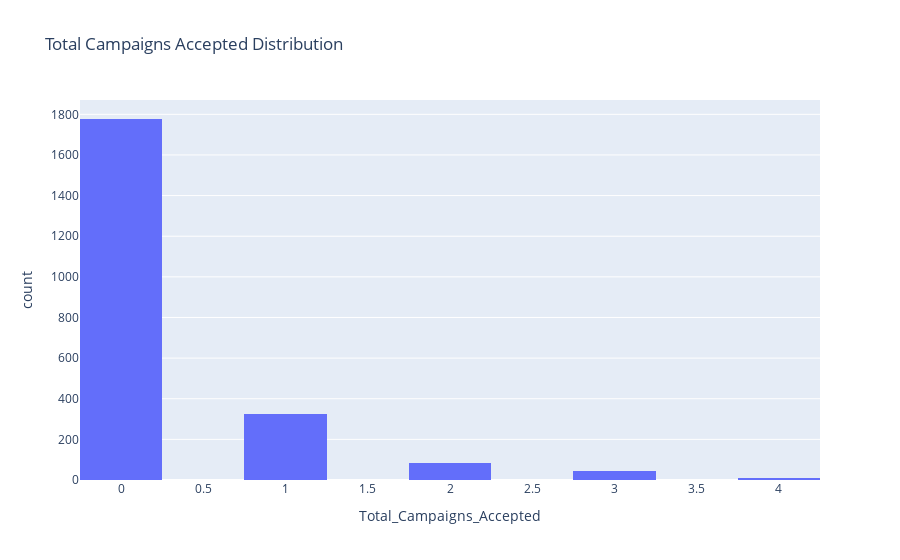

The notebook cell this image was saved under:
### Code cell
# Total Campaigns Accepted Distribution
fig8 = px.histogram(df, x='Total_Campaigns_Accepted', nbins=20, title="Total Campaigns Accepted Distribution")
fig8.show()

### Figure 1 — Plotly figure (JSON) as saved in the notebook; plotly's stock layout.template omitted (floating-point values rounded to 4 significant figures; data arrays with more than 128 entries replaced by an {"elided": "..."} marker saying what was removed)
{"data": [{"alignmentgroup": "True", "bingroup": "x", "hovertemplate": "Total_Campaigns_Accepted=%{x}<br>count=%{y}<extra></extra>", "legendgroup": "", "marker": {"color": "#636efa", "pattern": {"shape": ""}}, "name": "", "nbinsx": 20, "offsetgroup": "", "orientation": "v", "showlegend": false, "type": "histogram", "x": {"elided": "2240 int values"}, "xaxis": "x", "yaxis": "y"}], "layout": {"barmode": "relative", "legend": {"tracegroupgap": 0}, "title": {"text": "Total Campaigns Accepted Distribution"}, "xaxis": {"anchor": "y", "domain": [0, 1], "title": {"text": "Total_Campaigns_Accepted"}}, "yaxis": {"anchor": "x", "domain": [0, 1], "title": {"text": "count"}}}}
